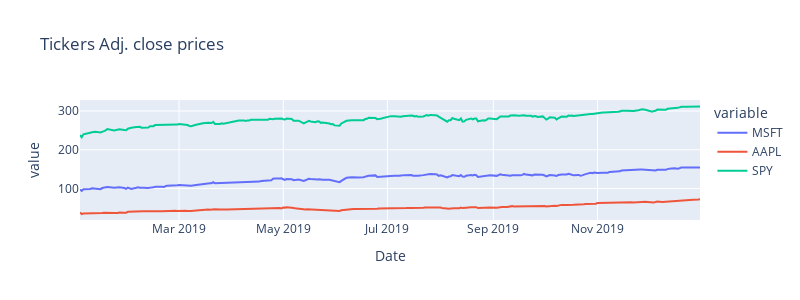

Notebook code cell kept with this figure:
### Markdown cell above
### A Quick look at the prices

### Code cell
px.line(data_frame=df, title='Tickers Adj. close prices', width=800, height=300)

### Figure 1 — Plotly figure (JSON) as saved in the notebook; plotly's stock layout.template omitted (floating-point values rounded to 4 significant figures; data arrays with more than 128 entries replaced by an {"elided": "..."} marker saying what was removed)
{"data": [{"hovertemplate": "variable=MSFT<br>Date=%{x}<br>value=%{y}<extra></extra>", "legendgroup": "MSFT", "line": {"color": "#636efa", "dash": "solid"}, "marker": {"symbol": "circle"}, "mode": "lines", "name": "MSFT", "orientation": "v", "showlegend": true, "type": "scatter", "x": {"elided": "252 str values"}, "xaxis": "x", "y": {"elided": "252 float values"}, "yaxis": "y"}, {"hovertemplate": "variable=AAPL<br>Date=%{x}<br>value=%{y}<extra></extra>", "legendgroup": "AAPL", "line": {"color": "#EF553B", "dash": "solid"}, "marker": {"symbol": "circle"}, "mode": "lines", "name": "AAPL", "orientation": "v", "showlegend": true, "type": "scatter", "x": {"elided": "252 str values"}, "xaxis": "x", "y": {"elided": "252 float values"}, "yaxis": "y"}, {"hovertemplate": "variable=SPY<br>Date=%{x}<br>value=%{y}<extra></extra>", "legendgroup": "SPY", "line": {"color": "#00cc96", "dash": "solid"}, "marker": {"symbol": "circle"}, "mode": "lines", "name": "SPY", "orientation": "v", "showlegend": true, "type": "scatter", "x": {"elided": "252 str values"}, "xaxis": "x", "y": {"elided": "252 float values"}, "yaxis": "y"}], "layout": {"height": 300, "legend": {"title": {"text": "variable"}, "tracegroupgap": 0}, "title": {"text": "Tickers Adj. close prices"}, "width": 800, "xaxis": {"anchor": "y", "domain": [0, 1], "title": {"text": "Date"}}, "yaxis": {"anchor": "x", "domain": [0, 1], "title": {"text": "value"}}}}
